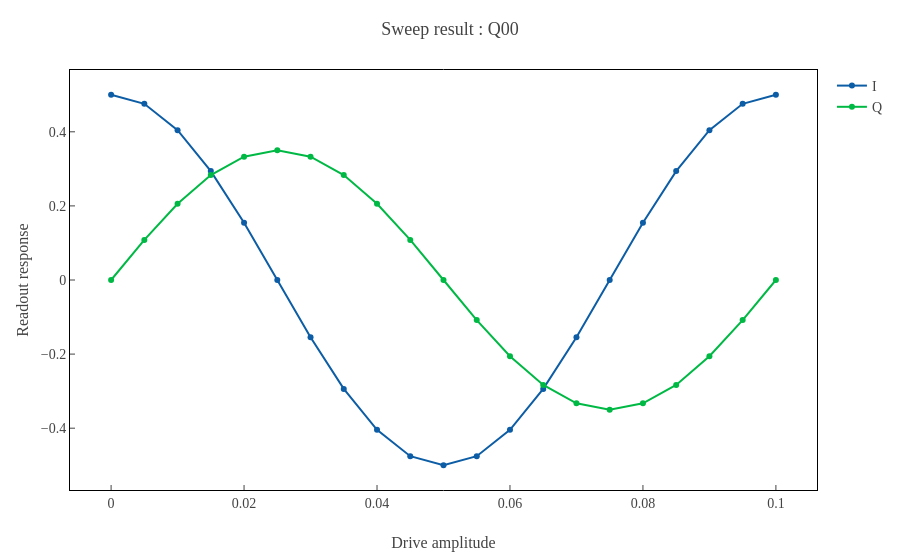

Notebook source saved alongside this figure:
### Markdown cell above
## 6. Sweep one parameter with `sweep_parameter`

For a simple amplitude sweep, return a waveform mapping and let `Experiment` repeat the measurement over `sweep_range`.

### Code cell
result = exp.sweep_parameter(
    sequence=lambda amplitude: {
        Q0: qx.pulse.Rect(duration=64, amplitude=amplitude),
    },
    sweep_range=np.linspace(0.0, 0.1, 21),
    n_shots=1024,
    xlabel="Drive amplitude",
    ylabel="Readout response",
)

print("sweep_range:", result.data[Q0].sweep_range)
print("data shape:", np.asarray(result.data[Q0].data).shape)

### Figure 1 — Plotly figure (JSON) as saved in the notebook; plotly's stock layout.template omitted (floating-point values rounded to 4 significant figures)
{"data": [{"mode": "markers+lines", "name": "I", "type": "scatter", "x": [0, 0.005, 0.01, 0.015, 0.02, 0.025, 0.03, 0.035, 0.04, 0.045, 0.05, 0.055, 0.06, 0.065, 0.07, 0.075, 0.08, 0.085, 0.09, 0.095, 0.1], "y": [0.5, 0.4755, 0.4045, 0.2939, 0.1545, 3.062e-17, -0.1545, -0.2939, -0.4045, -0.4755, -0.5, -0.4755, -0.4045, -0.2939, -0.1545, -9.185e-17, 0.1545, 0.2939, 0.4045, 0.4755, 0.5]}, {"mode": "markers+lines", "name": "Q", "type": "scatter", "x": [0, 0.005, 0.01, 0.015, 0.02, 0.025, 0.03, 0.035, 0.04, 0.045, 0.05, 0.055, 0.06, 0.065, 0.07, 0.075, 0.08, 0.085, 0.09, 0.095, 0.1], "y": [0, 0.1082, 0.2057, 0.2832, 0.3329, 0.35, 0.3329, 0.2832, 0.2057, 0.1082, 4.286e-17, -0.1082, -0.2057, -0.2832, -0.3329, -0.35, -0.3329, -0.2832, -0.2057, -0.1082, -8.573e-17]}], "layout": {"title": {"text": "Sweep result : Q00"}, "xaxis": {"title": {"text": "Drive amplitude"}, "type": "linear"}, "yaxis": {"title": {"text": "Readout response"}, "type": "linear"}}}
